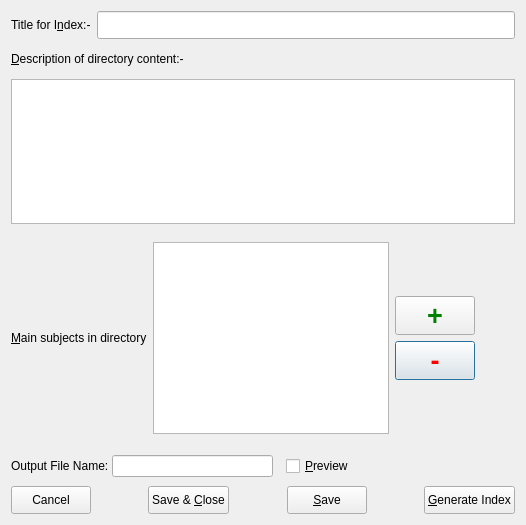
<?xml version="1.0" encoding="UTF-8"?>
<ui version="4.0">
 <class>PdPageGen</class>
 <widget class="QDialog" name="PdPageGen">
  <property name="enabled">
   <bool>true</bool>
  </property>
  <property name="geometry">
   <rect>
    <x>0</x>
    <y>0</y>
    <width>526</width>
    <height>525</height>
   </rect>
  </property>
  <property name="minimumSize">
   <size>
    <width>526</width>
    <height>525</height>
   </size>
  </property>
  <property name="windowTitle">
   <string>Generate Index Page for Directory</string>
  </property>
  <property name="modal">
   <bool>false</bool>
  </property>
  <layout class="QGridLayout" name="gridLayout">
   <item row="0" column="0">
    <layout class="QGridLayout" name="gridLayout_2">
     <item row="0" column="0">
      <layout class="QHBoxLayout" name="layTitle">
       <item>
        <widget class="QLabel" name="lblTitle">
         <property name="minimumSize">
          <size>
           <width>0</width>
           <height>28</height>
          </size>
         </property>
         <property name="text">
          <string>Title for I&amp;ndex:-</string>
         </property>
         <property name="buddy">
          <cstring>txtTitle</cstring>
         </property>
        </widget>
       </item>
       <item>
        <widget class="QLineEdit" name="txtTitle">
         <property name="minimumSize">
          <size>
           <width>0</width>
           <height>28</height>
          </size>
         </property>
         <property name="maxLength">
          <number>50</number>
         </property>
        </widget>
       </item>
      </layout>
     </item>
     <item row="1" column="0">
      <layout class="QVBoxLayout" name="layDesc">
       <item>
        <widget class="QLabel" name="lblDesc">
         <property name="minimumSize">
          <size>
           <width>0</width>
           <height>28</height>
          </size>
         </property>
         <property name="text">
          <string>&amp;Description of directory content:-</string>
         </property>
         <property name="buddy">
          <cstring>txtDesc</cstring>
         </property>
        </widget>
       </item>
       <item>
        <widget class="PicDokPlainTextEdit" name="txtDesc">
         <property name="toolTip">
          <string>Enter text here.</string>
         </property>
         <property name="tabChangesFocus">
          <bool>true</bool>
         </property>
        </widget>
       </item>
      </layout>
     </item>
     <item row="2" column="0">
      <layout class="QHBoxLayout" name="laySubject">
       <property name="topMargin">
        <number>12</number>
       </property>
       <property name="bottomMargin">
        <number>12</number>
       </property>
       <item>
        <widget class="QLabel" name="lblTopic">
         <property name="text">
          <string>&amp;Main subjects in directory</string>
         </property>
         <property name="wordWrap">
          <bool>true</bool>
         </property>
         <property name="buddy">
          <cstring>lstSubject</cstring>
         </property>
        </widget>
       </item>
       <item>
        <widget class="QListView" name="lstSubject">
         <property name="sizePolicy">
          <sizepolicy hsizetype="Expanding" vsizetype="Expanding">
           <horstretch>1</horstretch>
           <verstretch>0</verstretch>
          </sizepolicy>
         </property>
         <property name="editTriggers">
          <set>QAbstractItemView::DoubleClicked|QAbstractItemView::EditKeyPressed|QAbstractItemView::SelectedClicked</set>
         </property>
         <property name="movement">
          <enum>QListView::Free</enum>
         </property>
         <property name="resizeMode">
          <enum>QListView::Adjust</enum>
         </property>
         <property name="spacing">
          <number>2</number>
         </property>
         <property name="uniformItemSizes">
          <bool>true</bool>
         </property>
        </widget>
       </item>
       <item>
        <layout class="QVBoxLayout" name="layAddDel">
         <property name="leftMargin">
          <number>0</number>
         </property>
         <item>
          <spacer name="AddDelSpa1">
           <property name="orientation">
            <enum>Qt::Vertical</enum>
           </property>
           <property name="sizeHint" stdset="0">
            <size>
             <width>20</width>
             <height>40</height>
            </size>
           </property>
          </spacer>
         </item>
         <item>
          <widget class="QPushButton" name="pbAdd">
           <property name="minimumSize">
            <size>
             <width>0</width>
             <height>0</height>
            </size>
           </property>
           <property name="palette">
            <palette>
             <active>
              <colorrole role="ButtonText">
               <brush brushstyle="SolidPattern">
                <color alpha="255">
                 <red>0</red>
                 <green>128</green>
                 <blue>0</blue>
                </color>
               </brush>
              </colorrole>
             </active>
             <inactive>
              <colorrole role="ButtonText">
               <brush brushstyle="SolidPattern">
                <color alpha="255">
                 <red>0</red>
                 <green>128</green>
                 <blue>0</blue>
                </color>
               </brush>
              </colorrole>
             </inactive>
             <disabled>
              <colorrole role="ButtonText">
               <brush brushstyle="SolidPattern">
                <color alpha="255">
                 <red>137</red>
                 <green>135</green>
                 <blue>133</blue>
                </color>
               </brush>
              </colorrole>
             </disabled>
            </palette>
           </property>
           <property name="font">
            <font>
             <pointsize>20</pointsize>
             <weight>75</weight>
             <bold>true</bold>
            </font>
           </property>
           <property name="focusPolicy">
            <enum>Qt::ClickFocus</enum>
           </property>
           <property name="toolTip">
            <string>Add line (Ctrl-A)</string>
           </property>
           <property name="text">
            <string>+</string>
           </property>
           <property name="shortcut">
            <string>Ctrl+A</string>
           </property>
           <property name="autoDefault">
            <bool>false</bool>
           </property>
          </widget>
         </item>
         <item>
          <widget class="QPushButton" name="pbDel">
           <property name="minimumSize">
            <size>
             <width>0</width>
             <height>0</height>
            </size>
           </property>
           <property name="palette">
            <palette>
             <active>
              <colorrole role="ButtonText">
               <brush brushstyle="SolidPattern">
                <color alpha="255">
                 <red>255</red>
                 <green>0</green>
                 <blue>0</blue>
                </color>
               </brush>
              </colorrole>
             </active>
             <inactive>
              <colorrole role="ButtonText">
               <brush brushstyle="SolidPattern">
                <color alpha="255">
                 <red>255</red>
                 <green>0</green>
                 <blue>0</blue>
                </color>
               </brush>
              </colorrole>
             </inactive>
             <disabled>
              <colorrole role="ButtonText">
               <brush brushstyle="SolidPattern">
                <color alpha="255">
                 <red>137</red>
                 <green>135</green>
                 <blue>133</blue>
                </color>
               </brush>
              </colorrole>
             </disabled>
            </palette>
           </property>
           <property name="font">
            <font>
             <pointsize>20</pointsize>
             <weight>75</weight>
             <bold>true</bold>
            </font>
           </property>
           <property name="focusPolicy">
            <enum>Qt::ClickFocus</enum>
           </property>
           <property name="toolTip">
            <string>Delete line (Ctrl-D)</string>
           </property>
           <property name="text">
            <string>-</string>
           </property>
           <property name="shortcut">
            <string>Ctrl+D</string>
           </property>
          </widget>
         </item>
         <item>
          <spacer name="addDelSpa2">
           <property name="orientation">
            <enum>Qt::Vertical</enum>
           </property>
           <property name="sizeHint" stdset="0">
            <size>
             <width>20</width>
             <height>40</height>
            </size>
           </property>
          </spacer>
         </item>
        </layout>
       </item>
       <item>
        <spacer name="horSubSpa1">
         <property name="orientation">
          <enum>Qt::Horizontal</enum>
         </property>
         <property name="sizeHint" stdset="0">
          <size>
           <width>40</width>
           <height>20</height>
          </size>
         </property>
        </spacer>
       </item>
      </layout>
     </item>
     <item row="3" column="0">
      <layout class="QHBoxLayout" name="layOfile">
       <property name="spacing">
        <number>3</number>
       </property>
       <property name="topMargin">
        <number>3</number>
       </property>
       <property name="bottomMargin">
        <number>3</number>
       </property>
       <item>
        <widget class="QLabel" name="lblOfile">
         <property name="text">
          <string>Output File Name:</string>
         </property>
        </widget>
       </item>
       <item>
        <widget class="QLineEdit" name="txtOfile">
         <property name="minimumSize">
          <size>
           <width>150</width>
           <height>0</height>
          </size>
         </property>
        </widget>
       </item>
       <item>
        <spacer name="horizontalSpacer">
         <property name="orientation">
          <enum>Qt::Horizontal</enum>
         </property>
         <property name="sizeType">
          <enum>QSizePolicy::Fixed</enum>
         </property>
         <property name="sizeHint" stdset="0">
          <size>
           <width>10</width>
           <height>20</height>
          </size>
         </property>
        </spacer>
       </item>
       <item>
        <widget class="QCheckBox" name="cbPreview">
         <property name="text">
          <string>&amp;Preview</string>
         </property>
        </widget>
       </item>
       <item>
        <spacer name="horOfileSpa">
         <property name="orientation">
          <enum>Qt::Horizontal</enum>
         </property>
         <property name="sizeHint" stdset="0">
          <size>
           <width>40</width>
           <height>20</height>
          </size>
         </property>
        </spacer>
       </item>
      </layout>
     </item>
     <item row="4" column="0">
      <layout class="QHBoxLayout" name="layButtons">
       <item>
        <widget class="QPushButton" name="pbQuit">
         <property name="minimumSize">
          <size>
           <width>0</width>
           <height>28</height>
          </size>
         </property>
         <property name="text">
          <string>Cancel</string>
         </property>
         <property name="shortcut">
          <string>Esc</string>
         </property>
         <property name="autoDefault">
          <bool>false</bool>
         </property>
        </widget>
       </item>
       <item>
        <spacer name="horButSpa1">
         <property name="orientation">
          <enum>Qt::Horizontal</enum>
         </property>
         <property name="sizeHint" stdset="0">
          <size>
           <width>40</width>
           <height>20</height>
          </size>
         </property>
        </spacer>
       </item>
       <item>
        <widget class="QPushButton" name="pbClose">
         <property name="minimumSize">
          <size>
           <width>0</width>
           <height>28</height>
          </size>
         </property>
         <property name="text">
          <string>Save &amp;&amp; &amp;Close</string>
         </property>
         <property name="shortcut">
          <string>Ctrl+W</string>
         </property>
         <property name="autoDefault">
          <bool>false</bool>
         </property>
        </widget>
       </item>
       <item>
        <spacer name="horButSpa2">
         <property name="orientation">
          <enum>Qt::Horizontal</enum>
         </property>
         <property name="sizeHint" stdset="0">
          <size>
           <width>40</width>
           <height>20</height>
          </size>
         </property>
        </spacer>
       </item>
       <item>
        <widget class="QPushButton" name="pbSave">
         <property name="minimumSize">
          <size>
           <width>0</width>
           <height>28</height>
          </size>
         </property>
         <property name="text">
          <string>&amp;Save</string>
         </property>
         <property name="shortcut">
          <string>Ctrl+S</string>
         </property>
         <property name="autoDefault">
          <bool>true</bool>
         </property>
        </widget>
       </item>
       <item>
        <spacer name="horButSpa3">
         <property name="orientation">
          <enum>Qt::Horizontal</enum>
         </property>
         <property name="sizeHint" stdset="0">
          <size>
           <width>40</width>
           <height>20</height>
          </size>
         </property>
        </spacer>
       </item>
       <item>
        <widget class="QPushButton" name="pbGen">
         <property name="minimumSize">
          <size>
           <width>0</width>
           <height>28</height>
          </size>
         </property>
         <property name="text">
          <string>&amp;Generate Index</string>
         </property>
         <property name="autoDefault">
          <bool>false</bool>
         </property>
        </widget>
       </item>
      </layout>
     </item>
    </layout>
   </item>
  </layout>
 </widget>
 <customwidgets>
  <customwidget>
   <class>PicDokPlainTextEdit</class>
   <extends>QPlainTextEdit</extends>
   <header>picdokplaintextedit.h</header>
  </customwidget>
 </customwidgets>
 <tabstops>
  <tabstop>txtTitle</tabstop>
  <tabstop>txtDesc</tabstop>
  <tabstop>lstSubject</tabstop>
  <tabstop>txtOfile</tabstop>
  <tabstop>pbQuit</tabstop>
  <tabstop>pbClose</tabstop>
  <tabstop>pbSave</tabstop>
  <tabstop>pbGen</tabstop>
  <tabstop>pbAdd</tabstop>
  <tabstop>pbDel</tabstop>
 </tabstops>
 <resources/>
 <connections>
  <connection>
   <sender>pbSave</sender>
   <signal>clicked()</signal>
   <receiver>PdPageGen</receiver>
   <slot>doSave()</slot>
   <hints>
    <hint type="sourcelabel">
     <x>303</x>
     <y>498</y>
    </hint>
    <hint type="destinationlabel">
     <x>442</x>
     <y>431</y>
    </hint>
   </hints>
  </connection>
  <connection>
   <sender>pbGen</sender>
   <signal>clicked()</signal>
   <receiver>PdPageGen</receiver>
   <slot>doGen()</slot>
   <hints>
    <hint type="sourcelabel">
     <x>449</x>
     <y>499</y>
    </hint>
    <hint type="destinationlabel">
     <x>467</x>
     <y>461</y>
    </hint>
   </hints>
  </connection>
  <connection>
   <sender>pbClose</sender>
   <signal>clicked()</signal>
   <receiver>PdPageGen</receiver>
   <slot>doClose()</slot>
   <hints>
    <hint type="sourcelabel">
     <x>141</x>
     <y>496</y>
    </hint>
    <hint type="destinationlabel">
     <x>460</x>
     <y>335</y>
    </hint>
   </hints>
  </connection>
  <connection>
   <sender>pbQuit</sender>
   <signal>clicked()</signal>
   <receiver>PdPageGen</receiver>
   <slot>doQuit()</slot>
   <hints>
    <hint type="sourcelabel">
     <x>25</x>
     <y>503</y>
    </hint>
    <hint type="destinationlabel">
     <x>39</x>
     <y>438</y>
    </hint>
   </hints>
  </connection>
  <connection>
   <sender>pbAdd</sender>
   <signal>clicked()</signal>
   <receiver>PdPageGen</receiver>
   <slot>doAdd()</slot>
   <hints>
    <hint type="sourcelabel">
     <x>393</x>
     <y>318</y>
    </hint>
    <hint type="destinationlabel">
     <x>464</x>
     <y>255</y>
    </hint>
   </hints>
  </connection>
  <connection>
   <sender>pbDel</sender>
   <signal>clicked()</signal>
   <receiver>PdPageGen</receiver>
   <slot>doDel()</slot>
   <hints>
    <hint type="sourcelabel">
     <x>407</x>
     <y>365</y>
    </hint>
    <hint type="destinationlabel">
     <x>465</x>
     <y>384</y>
    </hint>
   </hints>
  </connection>
 </connections>
 <slots>
  <slot>doQuit()</slot>
  <slot>doSave()</slot>
  <slot>doClose()</slot>
  <slot>doGen()</slot>
  <slot>doAdd()</slot>
  <slot>doDel()</slot>
 </slots>
</ui>
